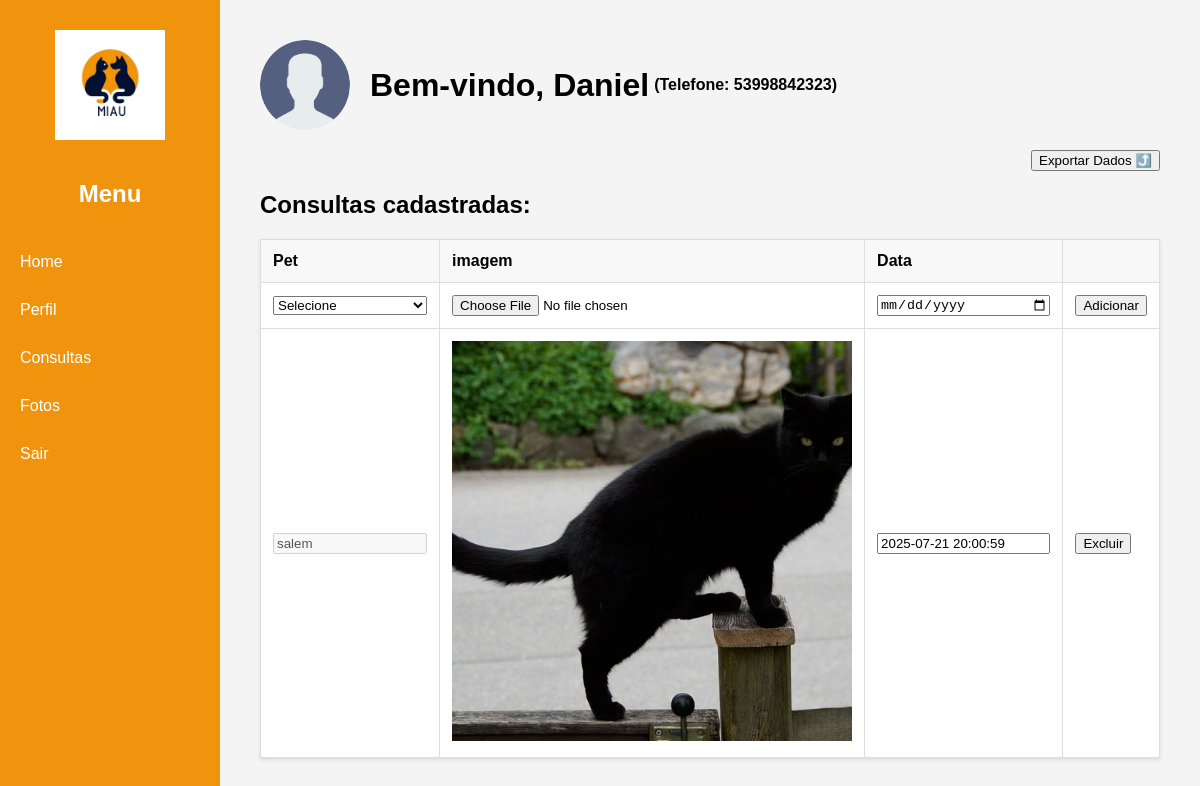
/home.php?section=fotos (signed in), run on the app's committed database.
### tables this page shows
CREATE TABLE IF NOT EXISTS `users` (
  `iduser` int NOT NULL AUTO_INCREMENT,
  `username` varchar(50) DEFAULT NULL,
  `password` varchar(10) DEFAULT NULL,
  `telefone` varchar(15) DEFAULT NULL,
  `imgprofile` varchar(30) DEFAULT NULL,
  PRIMARY KEY (`iduser`)
);

CREATE TABLE IF NOT EXISTS `fotos` (
  `idfoto` int NOT NULL AUTO_INCREMENT,
  `idpet` int DEFAULT '0',
  `img` varchar(150) DEFAULT NULL,
  `datetimeregistro` datetime DEFAULT (now()),
  `ativo` int DEFAULT NULL,
  PRIMARY KEY (`idfoto`) USING BTREE,
  KEY `FKfotos` (`idpet`),
  CONSTRAINT `FKfotos` FOREIGN KEY (`idpet`) REFERENCES `pet` (`idpet`)
);

### controllers/homecontroller.php (called while the page is built, shortened)
<?php
require_once 'core/Database.php';
require_once 'models/fotos.php';
require_once 'userscontroller.php';
require_once 'petscontroller.php';
require_once 'userscontroller.php';
require_once 'fotoscontroller.php';
$sortBy = $_GET['sort'] ?? 'datetimeregistro';
$sortOrder = strtoupper($_GET['order'] ?? 'DESC');
$pets  = getPets($_SESSION['userId'], $pdo->prepare("SELECT * FROM pet JOIN tipo ON pet.tipoid = tipo.idtipo WHERE tutor = :id AND ativo = 1 ORDER BY $sortBy $sortOrder"));
$user = getUser($_SESSION['userId'], $pdo->prepare("SELECT * FROM users WHERE iduser = :id"));
$fotos = getFotos( $pdo->prepare("SELECT * FROM fotos WHERE ativo = 1 ORDER BY datetimeregistro"));
?>

### controllers/userscontroller.php (called while the page is built, shortened)
<?php
function getUser($idtutor,$data) {
    try {
        $data->bindValue(":id",$idtutor);
        $data->execute();
        return $data->fetchObject('User');
    }
    catch (PDOException $e) {
        echo "Erro ao buscar dados: " . $e->getMessage();
    }
}
?>

### controllers/petscontroller.php (called while the page is built, shortened)
<?php
function getPets($idtutor,$data) {
    try {
        $data->bindValue(":id",$idtutor);
        $data->execute();
        return $data->fetchAll(PDO::FETCH_CLASS,'Pet');
    }    catch (PDOException $e) {
        echo "Erro ao buscar dados: " . $e->getMessage();
    }
}
?>

### home.php (the view, shortened to what this page needs)
<?php
require_once 'controllers/homecontroller.php';
$section = isset($_GET['section']) ? $_GET['section'] : '';
?>
<!DOCTYPE html>
<html lang="pt-br">
<head>
</head>
<body>
    <?php  include 'partials/sidebarpartial.php';?>
    <div class="main-content">
        <div style="display: flex; align-items: center; margin-bottom: 20px;">
            <img src="assets/imgs/profiles/<?php echo $user->imgprofile; ?>" alt="Imagem de perfil" style="width: 90px; height: 90px; border-radius: 50%; object-fit: cover; margin-right: 20px;">
            <h1 style="margin: 0;">Bem-vindo, <?php echo $user->username; ?></h1>
            <p><strong style="margin: 5px;"> (Telefone: <?php echo $user->telefone; ?>)</strong></p>
        </div>
        <div style="text-align: right; margin-bottom: 20px;">
            <form action="home.php?action=exportJson" method="post" style="display: inline;">
            <button type="submit">Exportar Dados ⤴️</button>
            </form>
        </div>
        <?php
        switch ($section) {
            case 'fotos':
                include 'partials/fotospartial.php';
                break;
        }
        ?>
    </div>
</body>
</html>

### controllers/fotoscontroller.php (shortened to what this page needs)
<?php
function listFotos($fotos,$pets) {
     foreach($fotos as $key => $foto){
        echo "<tr>";
        echo "<td><input type='text' disabled name='pet' value='" . (array_find($pets, fn($p) => $p->idpet == $foto->idpet)->nome ?? '') . "'></td>";
        echo "<td><a href='assets/imgs/uploads/" . $foto->img . "' target='_blank'><img src='assets/imgs/uploads/" . $foto->img . "' alt='Imagem da Foto' style='width: 400px; height: 400px; object-fit: cover;'></a></td>";
        echo "<td><input type='text' name='datetimeregistro' value='" . $foto->datetimeregistro . "'></td>";
        echo "<td>
            <form method='POST' action='home.php?action=deleteFoto' style='display:inline;'>
            <input type='hidden' name='idfoto' value='" . $foto->idfoto . "'>
            <button type='submit'>Excluir</button>
              </form>
              </td>";
        echo "</tr>";
     }
}
function getFotos($data) {
    try {
        $data->execute();
        return $data->fetchAll(PDO::FETCH_CLASS,'Foto');
    }    catch (PDOException $e) {
        echo "Erro ao buscar dados: " . $e->getMessage();
    }
}
?>

### home.php (style rules this page uses)
body { margin: 0; font-family: Arial, sans-serif; background: #f4f4f4; }
.main-content { margin-left: 220px; padding: 40px; }
.main-content th, .main-content td { border: 1px solid #ddd; padding: 12px; text-align: left; vertical-align: middle; }
.main-content td input[type="text"], .main-content td input[type="date"], .main-content td select, .main-content td textarea { width: 100%; box-sizing: border-box; }

### data on the page
users: imgprofile (picture), username "Daniel", telefone "53998842323"
fotos: pet "salem", img (picture), datetimeregistro "2025-07-21 20:00:59"
